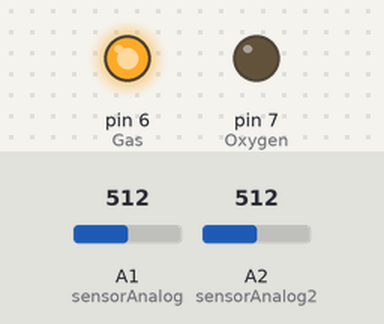
A sketch run on a simulated Arduino Uno, built with avr-gcc and run on an emulated ATmega328P. On the bench: output pins drawn as LEDs (lit = HIGH). Inputs (shaded band) come from the test bench; at power-on: A2 (sensorAnalog2) = 512, A1 (sensorAnalog) = 512. What the sketch prints to the serial monitor is not drawn.

Above: at 2.5 s.
2.6 s: A2 (sensorAnalog2) set to 258
6.3 s: A2 (sensorAnalog2) set to 236
At 9.8 s:
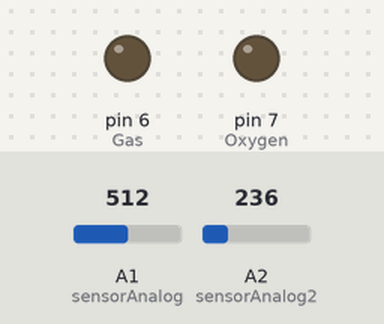
11.7 s: A2 (sensorAnalog2) set to 260
At 14.8 s:
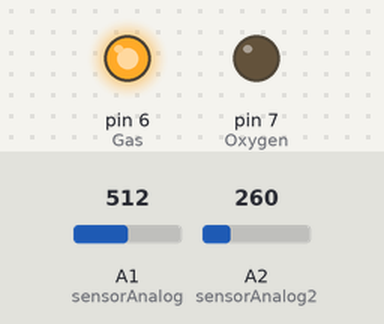
15.1 s: A2 (sensorAnalog2) set to 240
At 17.6 s:
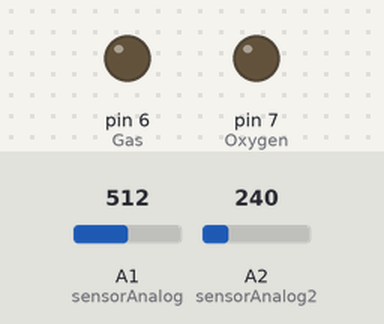
Timing chart, 0 to 19.1 s (numbered marks = the images above; inputs shaded):
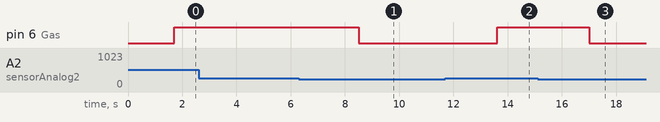

Measured:
- the behaviour switches between 251 and 250 on A2 (sensorAnalog2) (found by bisection; images 0 and 1)
- after the input at 2.6 s, every drawn part: stays the same
- after the input at 6.3 s, pin 6 (Gas): HIGH → LOW after 2.2 s
- after the input at 11.7 s, pin 6 (Gas): LOW → HIGH after 1.9 s
- after the input at 15.1 s, pin 6 (Gas): HIGH → LOW after 1.9 s

The sketch:

MQ2_and_MQ_.ino
```cpp
/*MQ-3 sensor with Arduino.
  created by the SriTu Tech team.
  Read the code below and use it for any of your creations.
  https://srituhobby.com
*/
#define sensorAnalog A1
#define Gas 6
#define Oxygen 7
#define sensorAnalog2 A2
void setup() {
  pinMode(Gas, OUTPUT);
  pinMode(Oxygen, OUTPUT);
  Serial.begin(9600);
}
void loop() {
  int analog = analogRead(sensorAnalog);
  int analog2 = analogRead(sensorAnalog2);

  Serial.print("Analog value : ");
  Serial.print(analog);
  Serial.print("t");
  delay(1000);

  Serial.print("          Analog value2 : ");
  Serial.print(analog2);
  Serial.print("t");

  delay(700);

  /*if ( analog>300){
    digitalWrite(Oxygen,HIGH);
    Serial.println("LightOnOxygen");

    }
    else{
      digitalWrite(Oxygen,LOW);
      Serial.println("LightOffOxygen");
      }
      */
 if ( analog2 >250){
    digitalWrite(Gas,HIGH);
    Serial.println("LightOnGas");

    }
 else{
      digitalWrite(Gas,LOW);
      Serial.println("LightOffGas");
      }
}
```
